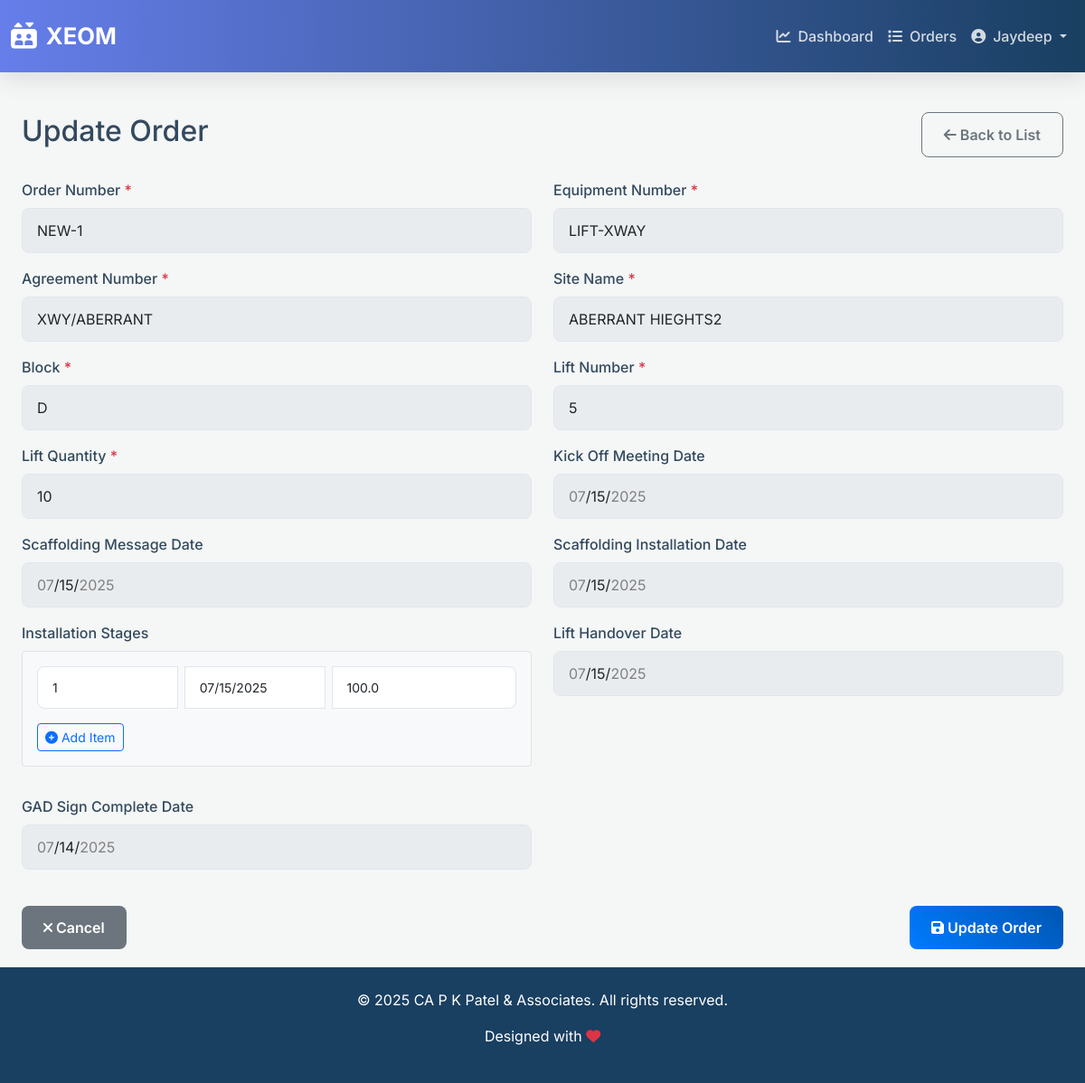
The app's page /xeom/NEW-1/update/ (signed in) with its own data.
### Xeom/models.py (models this page shows, shortened)
class order(models.Model):
    order_number = models.CharField(max_length=100, primary_key=True, verbose_name="Order Number")
    equipment_number = models.CharField(max_length=100, verbose_name="Equipment Number")
    agreement_number = models.CharField(max_length=100, verbose_name="Agreement Number")
    site_name = models.CharField(max_length=100, verbose_name="Site Name")
    block = models.CharField(max_length=100, verbose_name="Block")
    lift_number = models.CharField(max_length=100, verbose_name="Lift Number")
    lift_quantity = models.IntegerField(verbose_name="Lift Quantity")
    sales_executive = models.ForeignKey(User, on_delete=models.CASCADE, verbose_name="Sales Executive")
    order_release = models.DateField(verbose_name="Order Release Date", blank=True,null=True)
    supervisor_decided = models.DateField(verbose_name="Supervisor Decided Date",blank=True,null=True)
    supervisor = models.ForeignKey(User, on_delete=models.CASCADE, related_name='supervisor', verbose_name="Supervisor",blank=True,null=True)
    bom_ready = models.DateField(verbose_name="BOM Ready Date",blank=True,null=True)
    gad_send_for_sign = models.DateField(verbose_name="GAD Send for Sign Date",blank=True,null=True)
    kick_off_meeting = models.DateField(verbose_name="Kick Off Meeting Date",blank=True,null=True)
    scaffolding_message = models.DateField(verbose_name="Scaffolding Message Date",blank=True,null=True)
    scaffolding_delivery = models.DateField(verbose_name="Scaffolding Delivery Date",blank=True,null=True)
    erector = models.CharField(max_length=100, verbose_name="Erector Name", choices=[('SOVANJI','SOVANJI'),('PRAVINBHAI','PRAVINBHAI'),('ROSHANBHAI','ROSHANBHAI'),('BHAVESHBHAI','BHAVESHBHAI'),('JATINBHAI','JATINBHAI'),('DIPAKBHAI','DIPAKBHAI'),('KIRANBHAI','KIRANBHAI'),('MUNAVARBHAI','MUNAVARBHAI'),('KAUSHIKBHAI','KAUSHIKBHAI'),('RAJU','RAJU'),('ASHOKBHAI','ASHOKBHAI'),('OM PRAKASH','OM PRAKASH')],blank=True, null=True)
    erector_decided = models.DateField(verbose_name="Erector Decided Date",blank=True,null=True)
    erector_file_ready = models.DateField(verbose_name="Erector File Ready Date",blank=True,null=True)
    scaffolding_installation = models.DateField(verbose_name="Scaffolding Installation Date",blank=True,null=True)
    reading_receipt = models.DateField(verbose_name="Reading Receipt Date",blank=True,null=True)
    po_release = models.JSONField(verbose_name="PO Release", default=dict,blank=True,null=True)
    material_dump = models.JSONField(verbose_name="Material Dump", default=dict,blank=True,null=True)
    installation = models.JSONField(verbose_name="Installation Date", default=dict,blank=True,null=True)
    lift_handover = models.DateField(verbose_name="Lift Handover Date",blank=True,null=True)
    gad_sign_complete = models.DateField(verbose_name="GAD Sign Complete Date",blank=True,null=True)
    form_a_submitted = models.DateField(verbose_name="Form A Submitted Date",blank=True,null=True)
    form_a_permission_received = models.DateField(verbose_name="Form Permission Received Date",blank=True,null=True)
    form_b_submitted = models.DateField(verbose_name="Form B Submitted Date",blank=True,null=True)
    license_received = models.DateField(verbose_name="License Received Date",blank=True,null=True)
    license_handover = models.DateField(verbose_name="License Handover Date",blank=True,null=True)
    handover_oc_submitted = models.DateField(verbose_name="Handover OC Submitted Date",blank=True,null=True)
    email_to_maintenance = models.DateField(verbose_name="Email to Maintenance Date",blank=True,null=True)
    receipt_by_maintenance = models.DateField(verbose_name="Receipt by Maintenance Date",blank=True,null=True)
    status = models.CharField(max_length=100,verbose_name="Status", default="In Progress", choices=[('In Progress', 'In Progress'),('Completed', 'Completed'),])
    history = HistoricalRecords()

### Xeom/views.py (the view, shortened to what this page needs)
# urls.py: path('<str:order_number>/update/', views.OrderUpdateView.as_view(), name='order_update'),
class OrderUpdateView(LoginRequiredMixin, UpdateView):
    model = order
    form_class = OrderDetailForm
    template_name = 'order_form.html'
    pk_url_kwarg = 'order_number'
    def get_object(self):
        return get_object_or_404(order, order_number=self.kwargs['order_number'])
    def get_form_kwargs(self):
        kwargs = super().get_form_kwargs()
        kwargs['user'] = self.request.user  # Pass the user to the form
        return kwargs
    def get_context_data(self, **kwargs):
        context = super().get_context_data(**kwargs)
        context['title'] = 'Update Order'
        context['button_text'] = 'Update Order'
        return context

### Xeom/forms.py (called while the page is built, shortened)
    def _set_field_editable_state(self, bound_field, make_readonly,field_name):
        field_value = getattr(self.instance, field_name)
        if make_readonly:
            bound_field.widget.attrs['readonly'] = True
            bound_field.widget.attrs['style'] = 'background-color: #e9ecef; cursor: not-allowed;'
            if isinstance(bound_field.widget, forms.Select):
                bound_field.widget.attrs['readonly'] = True
            if isinstance(bound_field.widget, JSONListWidget):
                bound_field.widget.attrs['readonly'] = True # Pass readonly to the widget for template logic
            if not field_value:
                bound_field.widget.attrs['hidden'] = True
                bound_field.label = "" # Hide the field in the form

### Xeom/templates/order_form.html (shortened to what this page needs)
{% extends "base.html" %}
{% load static %}
{% block content %}
<div class="container-fluid mt-4">
    <div class="row">
        <div class="col-12">
            <div class="d-flex justify-content-between align-items-center mb-4">
                <h1 class="h2">{{ title }}</h1>
                <a href="{% url 'order_list' %}" class="btn btn-outline-secondary">
                    <i class="fas fa-arrow-left"></i> Back to List
                </a>
            </div>
            <form method="post" id="orderForm">
                <div class="row">
                    {% for field in form.visible_fields %}
                        <div class="col-md-6 mb-3">
                            <label for="{{ field.id_for_label }}" class="form-label">
                                {{ field.label }}
                                {% if field.field.required %}<span class="text-danger">*</span>{% endif %}
                            </label>
                            {{ field }}
                        </div>
                    {% endfor %}
                </div>
                <div class="d-flex justify-content-between mt-4">
                    <a href="{% url 'order_list' %}" class="btn btn-secondary">
                        <i class="fas fa-times"></i> Cancel
                    </a>
                    <button type="submit" class="btn btn-primary">
                        <i class="fas fa-save"></i> {{ button_text }}
                    </button>
                </div>
            </form>
        </div>
    </div>
</div>
{% endblock %}

### Xeom/templates/base.html (shortened to what this page needs)
{% load static %}
<!DOCTYPE html>
<html lang="en">
<head>
    <link href="https://cdn.jsdelivr.net/npm/bootstrap@5.3.0/dist/css/bootstrap.min.css" rel="stylesheet">
    <link href="https://cdnjs.cloudflare.com/ajax/libs/font-awesome/6.0.0/css/all.min.css" rel="stylesheet">
</head>
<body>
    <nav class="navbar navbar-expand-lg">
        <div class="container-fluid">
            <a class="navbar-brand" href="{% url 'dashboard' %}">
                <i class="fas fa-elevator"></i> XEOM
            </a>
            <div class="collapse navbar-collapse justify-content-end" id="navbarNav">
                <ul class="navbar-nav">
                    <li class="nav-item">
                        <a class="nav-link {% if request.resolver_match.url_name == 'dashboard' %}active{% endif %}" aria-current="page" href="{% url 'dashboard' %}">
                            <i class="fas fa-chart-line me-2"></i>Dashboard
                        </a>
                    </li>
                    <li class="nav-item">
                        <a class="nav-link {% if request.resolver_match.url_name == 'order_list' %}active{% endif %}" href="{% url 'order_list' %}">
                            <i class="fas fa-list me-2"></i>Orders
                        </a>
                    </li>
                    {% if user.is_authenticated %}
                    <li class="nav-item dropdown">
                        <a class="nav-link dropdown-toggle" href="#" id="navbarDropdown" role="button" data-bs-toggle="dropdown" aria-expanded="false">
                            <i class="fas fa-user-circle me-2"></i>{{ user.get_full_name|default:user.username }}
                        </a>
                    </li>
                    {% else %}
                    <li class="nav-item">
                        <a class="nav-link" href="{% url 'login' %}">
                            <i class="fas fa-sign-in-alt me-2"></i>Login
                        </a>
                    </li>
                    {% endif %}
                </ul>
            </div>
        </div>
    </nav>
    <div class="container-fluid main-content">
        {% block content %}
        {% endblock content %}
    </div>
    <footer class="footer">
        <div class="container-fluid">
            <p>&copy; 2025 CA P K Patel & Associates. All rights reserved.</p>
            <p>Designed with <i class="fas fa-heart text-danger"></i> </p>
        </div>
    </footer>
</body>
</html>

### Xeom/templates/base.html (style rules this page uses)
:root { --primary-color: #667eea; --accent-color: #3498db; --text-color: #34495e; --light-bg: #f8f9fa; --dark-bg: #2c3e50; --card-bg: #ffffff; --border-color: #e9ecef; --shadow-light: 0 4px 15px rgba(0,0,0,0.08); --shadow-medium: 0 8px 25px rgba(0,0,0,0.1); --secondary-color: #193f61; --success-color: #28a745; --warning-color: #ffc107; --danger-color: #dc3545; --info-color: #17a2b8; --light-bg: #f4f7f6; --white-bg: #ffffff; --border-color: #e0e6ed; --text-dark: #2c3e50; --text-muted: #7f8c8d; --header-gradient-start: #4a69bd; --header-gradient-end: #183571; --card-shadow: 0 4px 15px rgba(0,0,0,0.07); }
body { font-family: 'Inter', sans-serif; background-color: var(--light-bg); color: var(--text-color); min-height: 100vh; display: flex; flex-direction: column; }
.navbar { background: linear-gradient(90deg, var(--primary-color) 0%, var(--secondary-color) 100%); box-shadow: var(--shadow-medium); padding: 1rem 0; }
.navbar-brand { color: white !important; font-weight: 700; font-size: 1.6rem; display: flex; align-items: center; }
.navbar-brand i { margin-right: 10px; font-size: 1.8rem; }
.navbar-nav .nav-link { color: rgba(255, 255, 255, 0.8) !important; font-weight: 500; padding: 0.5rem 1rem; border-radius: 8px; transition: all 0.3s ease; }
.main-content { flex: 1; padding-top: 20px; padding-bottom: 20px; }
.btn-primary { background: linear-gradient(45deg, #007bff 0%, #0056b3 100%); border: none; border-radius: 8px; padding: 0.75rem 1.5rem; font-weight: 600; transition: all 0.3s ease; }
.btn-secondary { background-color: #6c757d; border: none; border-radius: 8px; padding: 0.75rem 1.5rem; font-weight: 600; transition: all 0.3s ease; }
.btn-outline-secondary { border-color: #6c757d; color: #6c757d; border-radius: 8px; padding: 0.75rem 1.5rem; font-weight: 600; transition: all 0.3s ease; }
.form-control, .form-select { border-radius: 8px; padding: 0.75rem 1rem; border: 1px solid var(--border-color); transition: border-color 0.3s ease, box-shadow 0.3s ease; }
.form-label { font-weight: 500; color: var(--text-color); margin-bottom: 0.5rem; }
.footer { background-color: var(--secondary-color); color: white; padding: 1.5rem 0; text-align: center; margin-top: auto; }

### records on screen
order: visible_fields "NEW-1" "LIFT-XWAY" "XWY/ABERRANT" "ABERRANT HIEGHTS2" "D" "5" "10" "07/15/2025" "07/15/2025" "07/15/2025" "07/15/2025" "07/14/2025"

### other values on screen
{{ user.get_full_name|default:user.username }} "Jaydeep"
{{ title }} "Update Order"
{{ field.label }} "Order Number" "Equipment Number" "Agreement Number" "Site Name" "Block" "Lift Number" "Lift Quantity" "Kick Off Meeting Date" "Scaffolding Message Date" "Scaffolding Installation Date" "Installation Stages" "Lift Handover Date" "GAD Sign Complete Date"
{{ button_text }} "Update Order"
